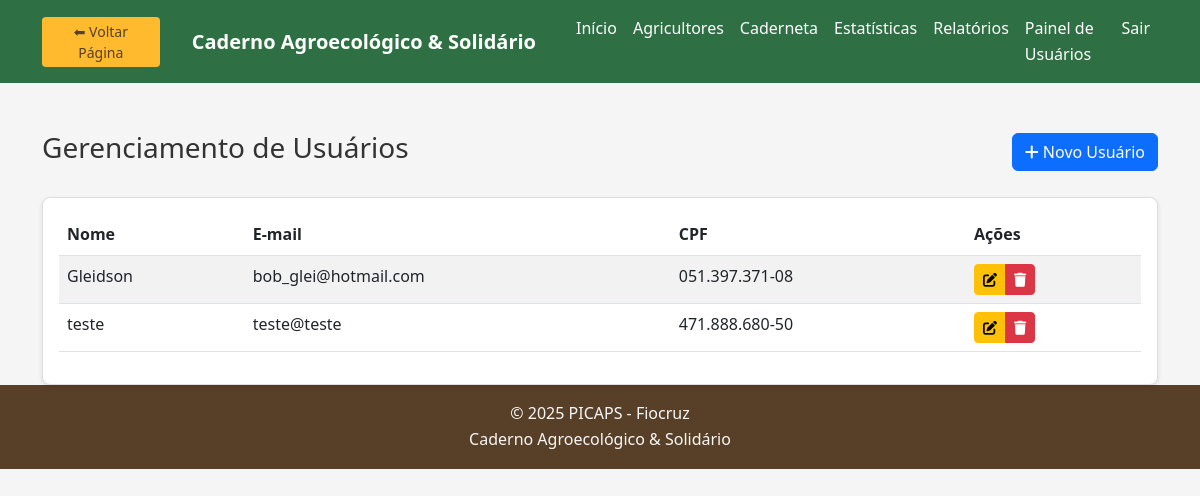
Screenshot of /cadastro.php (signed in) with the database file from the repository.
### tables this page shows
CREATE TABLE `usuarios` (
  `id` int(11) NOT NULL,
  `nome` varchar(100) NOT NULL,
  `cpf` varchar(14) NOT NULL,
  `data_nascimento` date NOT NULL,
  `email` varchar(100) DEFAULT NULL,
  `telefone` varchar(20) DEFAULT NULL,
  `endereco` text DEFAULT NULL,
  `data_cadastro` timestamp NOT NULL DEFAULT current_timestamp(),
  `senha` varchar(255) NOT NULL
);

### cadastro.php (the view, shortened to what this page needs)
<?php
include 'includes/conexao.php';
$stmt = $conexao->prepare("SELECT id, nome, email, cpf FROM usuarios ORDER BY nome");
$stmt->execute();
$usuarios = $stmt->get_result()->fetch_all(MYSQLI_ASSOC);
?>
<?php include 'includes/header.php'; ?>
<div class="container mt-5">
    <div class="d-flex justify-content-between align-items-center mb-4">
        <h3>Gerenciamento de Usuários</h3>
        <button class="btn btn-primary" onclick="mostrarFormulario('criar')">
            <i class="fas fa-plus"></i> Novo Usuário
        </button>
    </div>
    <div class="card">
        <div class="card-body">
            <div class="table-responsive">
                <table class="table table-striped">
                    <thead>
                        <tr>
                            <th>Nome</th>
                            <th>E-mail</th>
                            <th>CPF</th>
                            <th>Ações</th>
                        </tr>
                    </thead>
                    <tbody>
                        <?php foreach ($usuarios as $usuario): ?>
                            <tr>
                                <td><?= htmlspecialchars($usuario['nome']) ?></td>
                                <td><?= htmlspecialchars($usuario['email']) ?></td>
                                <td><?= htmlspecialchars($usuario['cpf']) ?></td>
                                <td>
                                    <div class="btn-group btn-group-sm">
                                        <a href="?acao=editar&id=<?= $usuario['id'] ?>" class="btn btn-warning">
                                            <i class="fas fa-edit"></i>
                                        </a>
                                        <a href="?acao=excluir&id=<?= $usuario['id'] ?>" class="btn btn-danger"
                                           onclick="return confirm('Tem certeza que deseja excluir este usuário?')">
                                            <i class="fas fa-trash"></i>
                                        </a>
                                    </div>
                                </td>
                            </tr>
                        <?php endforeach; ?>
                    </tbody>
                </table>
            </div>
        </div>
    </div>
</div>
<?php include 'includes/footer.php'; ?>

### css/style.css (style rules this page uses)
:root { --verde-escuro: #2e7043; --verde-claro: #44a840; --destaque: #ffba2e; --neutro: #583f28; --texto-escuro: #333333; --texto-claro: #f8f8f8; }
body { font-family: "Segoe UI", Arial, sans-serif; color: var(--texto-escuro); background-color: #f5f5f5; line-height: 1.6; display: flex; flex-direction: column; min-height: 100vh; }
.card { background-color: white; border: 1px solid #ddd; border-radius: 8px; box-shadow: 0 2px 4px rgba(0, 0, 0, 0.1); }

### rows the page displays
usuarios: nome "Gleidson", email "bob_glei@hotmail.com", cpf "051.397.371-08"
usuarios: nome "teste", email "teste@teste", cpf "471.888.680-50"
